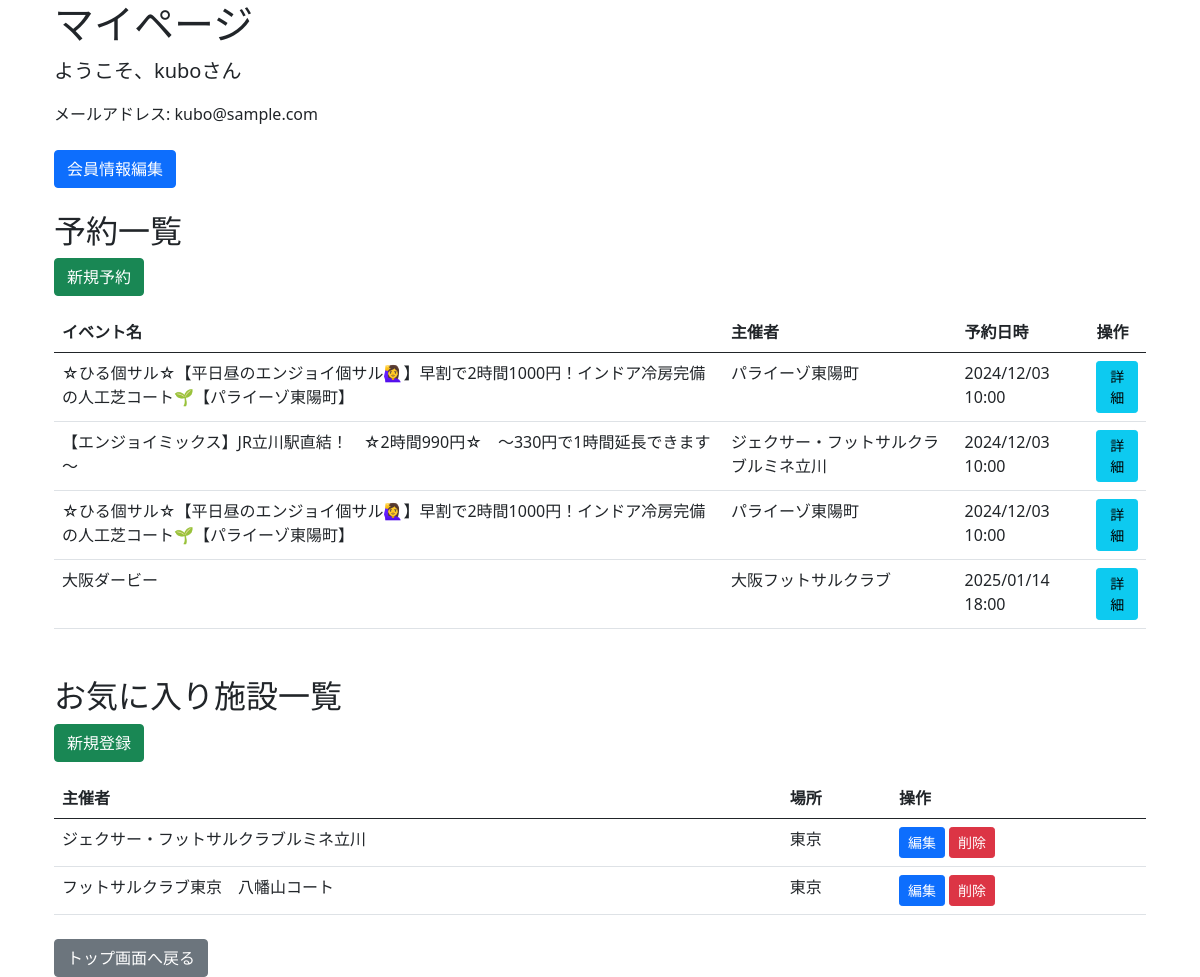
Screenshot of /users/7/ with the database file from the repository.
### users/models.py (models this page shows, shortened)
class User(models.Model):
    name = models.CharField(max_length=200)
    furigana = models.CharField(max_length=200)
    email = models.EmailField(max_length=200, unique=True)
    password = models.CharField(max_length=200)
    phone_number = models.CharField(max_length=200, null=True, blank=True)
    gender = models.CharField(max_length=200, null=True, blank=True)
    birth_date = models.DateField(null=True, blank=True)
    created_at = models.DateTimeField(default=timezone.now)
    updated_at = models.DateTimeField(auto_now=True)

class Reservation(models.Model):
    user = models.ForeignKey(User, on_delete=models.CASCADE, related_name='reservations')
    event = models.ForeignKey(Event, on_delete=models.SET_NULL, null=True, blank=True)
    created_at = models.DateTimeField(default=timezone.now)
    updated_at = models.DateTimeField(auto_now=True)
    class Meta:
        ordering = ['-created_at']

class Event(models.Model):
    facility = models.ForeignKey(Facility, on_delete=models.CASCADE, related_name='events')
    event_name = models.CharField(max_length=200)
    event_date = models.DateField()
    start_time = models.TimeField()
    level_class = models.CharField(max_length=100)
    category = models.CharField(max_length=100)
    capacity = models.IntegerField()
    created_at = models.DateTimeField(default=timezone.now)
    updated_at = models.DateTimeField(auto_now=True)

class Facility(models.Model):
    court_name = models.CharField(max_length=200)
    location = models.CharField(max_length=200)

class FavoriteFacility(models.Model):
    user = models.ForeignKey(User, on_delete=models.CASCADE, related_name='favorite_facilities')
    facility = models.ForeignKey(Facility, on_delete=models.CASCADE)
    created_at = models.DateTimeField(default=timezone.now)
    class Meta:
        unique_together = ['user', 'facility']

### users/views.py (the view)
# urls.py: path('users/<int:user_id>/', views.mypage, name='mypage'),
def mypage(request, user_id):
    user = get_object_or_404(User, pk=user_id)
    reservations = Reservation.objects.filter(user=user).order_by('event__event_date', 'event__start_time')
    favorite_facilities = FavoriteFacility.objects.filter(user=user).order_by('created_at')
    return render(request, 'users/mypage.html', {
        'user': user,
        'reservations': reservations,
        'favorite_facilities': favorite_facilities
    })

### users/templates/users/mypage.html (shortened to what this page needs)
{% extends 'users/base.html' %}
{% load django_bootstrap5 %}
{% block content %}
    <div class="container">
        <div class="user-header mb-4">
            <h1>マイページ</h1>
            {% if user %}
                <div class="user-info">
                    <p class="lead">ようこそ、{{ user.name }}さん</p>
                    <p>メールアドレス: {{ user.email }}</p>
                </div>
            {% endif %}
        </div>
        <div class="user-actions mb-4">
            <a href="{% url 'users:user_edit' user.id %}" class="btn btn-primary">会員情報編集</a>
        </div>
        <div class="reservations">
            <h2>予約一覧</h2>
            <a href="{% url 'users:reservation_new' user.id %}" class="btn btn-success mb-3">新規予約</a>
            {% if reservations %}
                <table class="table">
                    <thead>
                        <tr>
                            <th>イベント名</th>
                            <th>主催者</th>
                            <th>予約日時</th>
                            <th>操作</th>
                        </tr>
                    </thead>
                    <tbody>
                        {% for reservation in reservations %}
                            {% if reservation.event %}
                                <tr>
                                    <td>{{ reservation.event.event_name }}</td>
                                    <td>{{ reservation.event.facility.court_name }}</td>
                                    <td>{{ reservation.event.event_date|date:"Y/m/d" }} {{ reservation.event.start_time|time:"H:i" }}</td>
                                    <td>
                                        <a href="{% url 'users:event_detail' reservation.event.pk %}" class="btn btn-info btn-sm">詳細</a>
                                    </td>
                                </tr>
                            {% endif %}
                        {% endfor %}
                    </tbody>
                </table>
            {% else %}
                <p>予約はありません。</p>
            {% endif %}
        </div>
        <div class="favorite-facilities mt-5">
            <h2>お気に入り施設一覧</h2>
            <a href="{% url 'users:favorite_facility_new' user.id %}" class="btn btn-success mb-3">新規登録</a>
            {% if favorite_facilities %}
                <table class="table">
                    <thead>
                        <tr>
                            <th>主催者</th>
                            <th>場所</th>
                            <th>操作</th>
                        </tr>
                    </thead>
                    <tbody>
                        {% for favorite in favorite_facilities %}
                            <tr>
                                <td>{{ favorite.facility.court_name }}</td>
                                <td>{{ favorite.facility.location }}</td>
                                <td>
                                    <a href="{% url 'users:favorite_facility_edit' user.id favorite.pk %}" class="btn btn-primary btn-sm">編集</a>
                                    <form method="post" action="{% url 'users:favorite_facility_delete' user.id favorite.pk %}" style="display: inline;">
                                        <button type="submit" class="btn btn-danger btn-sm" onclick="return confirm('このお気に入りを削除しますか？')">削除</button>
                                    </form>
                                </td>
                            </tr>
                        {% endfor %}
                    </tbody>
                </table>
            {% else %}
                <p>お気に入り施設はありません。</p>
            {% endif %}
        </div>
        <div class="mt-4">
            <a href="{% url 'users:index' %}" class="btn btn-secondary">トップ画面へ戻る</a>
        </div>
    </div>
{% endblock %}

### rows the page displays
User: name "kubo", email "kubo@sample.com"
Reservation: event.event_name "☆ひる個サル☆【平日昼のエンジョイ個サル🙋‍♀️】早割で2時間1000円！インドア冷房完備の人工芝コート🌱【パライーゾ東陽町】", event.facility.court_name "パライーゾ東陽町", event.event_date "2024/12/03", event.start_time "10:00"
Reservation: event.event_name "【エンジョイミックス】JR立川駅直結！ ☆2時間990円☆ ～330円で1時間延長できます～", event.facility.court_name "ジェクサー・フットサルクラブルミネ立川", event.event_date "2024/12/03", event.start_time "10:00"
Reservation: event.event_name "☆ひる個サル☆【平日昼のエンジョイ個サル🙋‍♀️】早割で2時間1000円！インドア冷房完備の人工芝コート🌱【パライーゾ東陽町】", event.facility.court_name "パライーゾ東陽町", event.event_date "2024/12/03", event.start_time "10:00"
Reservation: event.event_name "大阪ダービー", event.facility.court_name "大阪フットサルクラブ", event.event_date "2025/01/14", event.start_time "18:00"
FavoriteFacility: facility.court_name "ジェクサー・フットサルクラブルミネ立川", facility.location "東京"
FavoriteFacility: facility.court_name "フットサルクラブ東京 八幡山コート", facility.location "東京"
